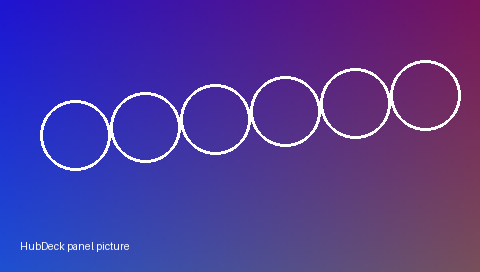
#> input picture app/src-tauri/resources/samples/panel.png, 480 x 272 px
$ python -i look-check.py   (imports and definitions only)
#> lines starting #> are read from the running program, lines starting #| are printed output that depends on the picture; after the words box and inside, x2 and y2 are one past the last pixel; in counts of white or black regions, pixels touching at a corner belong together
#> further down, picture is the input picture: PIL image 480x272 RGB; mean R, G, B 79.9, 55.7, 152.9
"""One trial scene, checked the way the owner looks at it: 1:1 in both turns, from 60 cm, with numbers.

A branch of a preset test (owner, 2026-10-29: branches A/B-tested by fresh agents, judged blind)
writes one WGSL file, `x-<name>.wgsl`, drawn in world-square coordinates (`world()` in the
shader prelude, `.claude/skills/living-deck-preset/API.md`). This renders it with the engine (`fx_film`, sample
icons like the owner's, a press at 1 s), in landscape (turn 0) and upright (turn 90), and writes:

- `<out>/land.png`, `<out>/port.png`: the deck as it shows a still at `--at` seconds (`deck-view.py`);
- `<out>/land-60cm.png`, `<out>/port-60cm.png`: the same shrunk to roughly what the eye resolves at
  60 cm and back up, a preview;
- `<out>/press-*.png`: the press at 1 s as a strip (landscape);
- `<out>/numbers.txt`: the engine's cost a frame, the light, detail in the gaps, the big shapes;
- with `--bare`, `<out>/bare-land.png` and `<out>/bare-port.png`: the scene alone, no icons, no grille.

    python -I scripts/ui/look-check.py <x-name.wgsl> --out <dir> [--at 3.0] [--seconds 4]

Needs the release test binary (`powershell -File scripts/cargo-low.ps1 test --release -p hubdeck --no-run`).
"""
import argparse
import glob
import os
import pathlib
import re
import shutil
import subprocess
import sys
import tempfile

from PIL import Image, ImageFilter, ImageStat

ROOT = pathlib.Path(__file__).resolve().parents[2]
sys.path.insert(0, str(pathlib.Path(__file__).resolve().parent))
deck_view = __import__("deck-view").deck_view  # noqa: E402  (the 1:1 view, same folder)

KW, KH, DX, DY, W, H = 79, 75, 100, 99, 480, 272


# [8 lines left out: function binary, not called in this run]


PROFILE = None  # a profile file whose main page stands on the keys (--profile), else the engine's sample


# [14 lines left out: function film, not called in this run]


def windows(turn: int):
    """The 15 windows in the panel's own pixels (the frames fx_film writes are the panel)."""
    return [(c * DX, r * DY, c * DX + KW, r * DY + KH) for r in range(3) for c in range(5)]


def numbers(frame: Image.Image) -> dict:
    g = frame.convert("L")
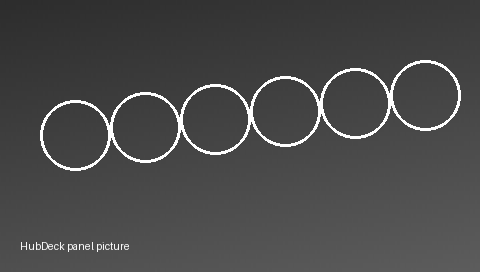
#> g: PIL image 480x272 L; min 44, max 255, mean 74
    edges = g.filter(ImageFilter.FIND_EDGES)
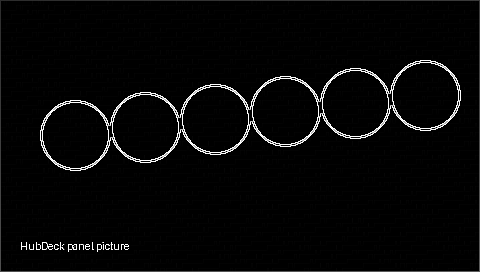
#> edges: PIL image 480x272 L; min 0, max 255, mean 7.5
    inside = Image.new("L", g.size, 0)
#> inside: PIL image 480x272 L; every value is 0
    for x0, y0, x1, y1 in windows(0):
        inside.paste(255, (x0, y0, x1, y1))
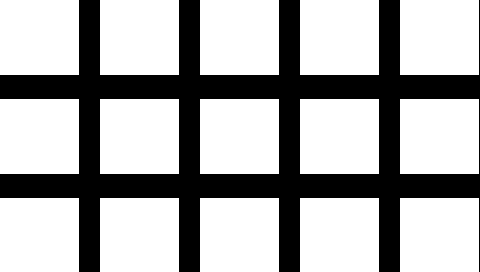
#> inside: PIL image 480x272 L; 67.8% white; 1 black region, box (x1, y1, x2, y2) and area: (0, 0, 480, 272) 42080
    gap = Image.eval(inside, lambda v: 255 - v)
    e_in = ImageStat.Stat(edges, inside).mean[0]
#> e_in = 7.08
    e_gap = ImageStat.Stat(edges, gap).mean[0]
#> e_gap = 8.27
    light = ImageStat.Stat(g, inside).mean[0] / 255
#> light = 0.288
    # big shapes: the scene blurred to the size of a quarter of a key still varies across the deck
    big = g.resize((W // 20, H // 20), Image.BOX)
    return {"light": light, "gap_detail": e_gap / max(e_in, 1e-6), "big_shapes": ImageStat.Stat(big).stddev[0]}


# [62 lines left out: functions at_60cm, main, not called in this run]


# [2 lines not run here, left out]

>>> from PIL import Image
>>> picture = Image.open('../../app/src-tauri/resources/samples/panel.png')
>>> result = numbers(picture)
#> result = {'light': 0.288, 'gap_detail': 1.17, 'big_shapes': 15.43}
